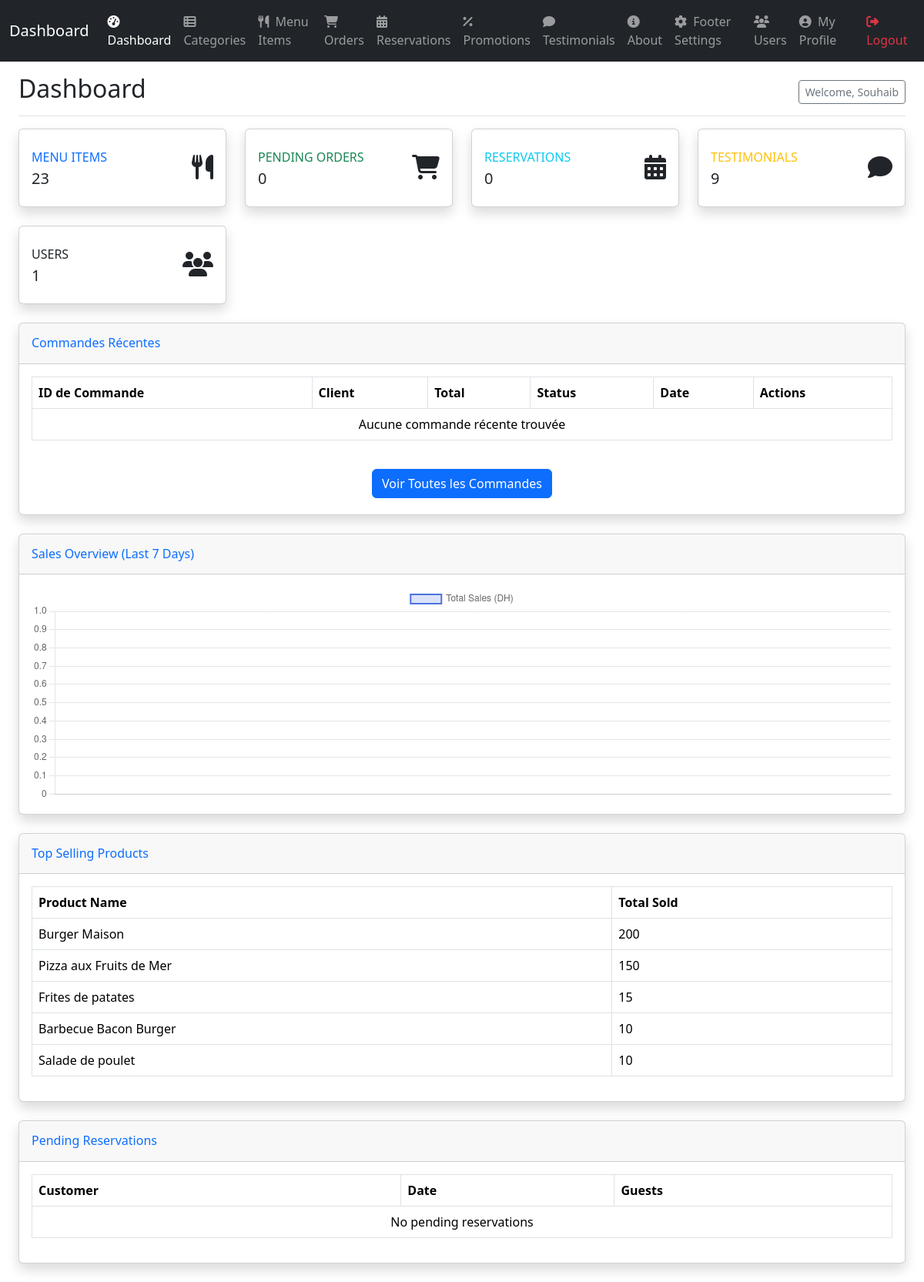
Page /admin/dashboard.php (signed in) on the committed database.
### tables this page shows
CREATE TABLE `users` (
  `id` int(11) NOT NULL,
  `username` varchar(50) NOT NULL,
  `password` varchar(255) NOT NULL,
  `type` enum('admin','limited') NOT NULL DEFAULT 'limited',
  `full_name` varchar(255) NOT NULL,
  `created_at` datetime NOT NULL DEFAULT current_timestamp()
);

CREATE TABLE `menu_items` (
  `id` int(11) NOT NULL,
  `name` varchar(255) NOT NULL,
  `description` text NOT NULL,
  `price` decimal(10,2) NOT NULL,
  `discount` int(11) NOT NULL DEFAULT 0,
  `image_url` varchar(255) NOT NULL,
  `sales_count` int(11) DEFAULT 0,
  `category_id` int(11) DEFAULT NULL,
  `created_at` timestamp NOT NULL DEFAULT current_timestamp()
);

### admin/includes/top_selling.php (the view, shortened to what this page needs)
<div class="card shadow mb-4">
    <div class="card-header py-3">
        <h6 class="m-0 font-weight-bold text-primary">Top Selling Products</h6>
    </div>
    <div class="card-body">
        <table class="table table-bordered" width="100%" cellspacing="0">
            <thead>
                <tr>
                    <th>Product Name</th>
                    <th>Total Sold</th>
                </tr>
            </thead>
            <tbody>
                <?php foreach ($top_selling_products as $product): ?>
                <tr>
                    <td><?php echo htmlspecialchars($product['name']); ?></td>
                    <td><?php echo htmlspecialchars($product['total_quantity']); ?></td>
                </tr>
                <?php endforeach; ?>
            </tbody>
        </table>
    </div>
</div>

### admin/dashboard.php (shortened to what this page needs)
<?php
    require_once 'db.php';
    $stmt = $pdo->prepare("SELECT * FROM users WHERE id = ?");
    $stmt->execute([$_SESSION['user_id']]);
    $user = $stmt->fetch(PDO::FETCH_ASSOC);
    $top_selling_stmt = $pdo->query("
    SELECT name, sales_count as total_quantity
    FROM menu_items
    WHERE sales_count > 0
    ORDER BY sales_count DESC
    LIMIT 5");
    $top_selling_products = $top_selling_stmt->fetchAll(PDO::FETCH_ASSOC);
?>
<?php include_once 'includes/header.php'; ?>
                <div class="d-flex justify-content-between flex-wrap flex-md-nowrap align-items-center pt-3 pb-2 mb-3 border-bottom">
                    <h1 class="h2">Dashboard</h1>
                    <div class="btn-toolbar mb-2 mb-md-0">
                        <span class="btn btn-sm btn-outline-secondary">
                            Welcome,                                                                                                                                                                                                                                                                                                                                                                                                                                                                                                                                                                                                                                                                                                                                                                                                                                                                                                                                                                                                             <?php echo htmlspecialchars($user['full_name']); ?>
                        </span>
                    </div>
                </div>
                <?php include_once 'includes/stats_cards.php'; ?>
                <?php include_once 'includes/recent_orders.php'; ?>
                <?php include_once 'includes/sales_chart.php'; ?>
                <?php include_once 'includes/top_selling.php'; ?>
                <?php include_once 'includes/pending_reservations.php'; ?>
                <?php include_once 'includes/footer.php'; ?>

### admin/css/admin.css (style rules this page uses)
html, body { height: 100%; margin: 0; padding: 0; }
.btn { margin-top: 5px !important; margin-bottom: 5px !important; }

### rows in the picture
users: full_name "Souhaib"
menu_items: name "Burger Maison", sales_count "200"
menu_items: name "Pizza aux Fruits de Mer", sales_count "150"
menu_items: name "Frites de patates", sales_count "15"
menu_items: name "Barbecue Bacon Burger", sales_count "10"
menu_items: name "Salade de poulet", sales_count "10"

### other values in the picture
$stats['menu_items'] "23"
$stats['pending_orders'] "0"
$stats['reservations'] "0"
$stats['testimonials'] "9"
$stats['users'] "1"
